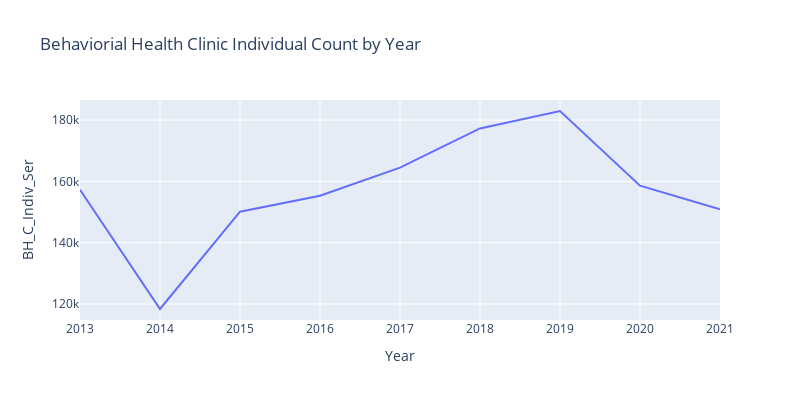

The code cell stored with this chart in its notebook:
### Code cell
# BH_C_Indiv_Ser
df_plot = DA[['Year','BH_C_Indiv_Ser']].groupby(['Year']).sum().reset_index()
fig = px.line(df_plot, x="Year", y="BH_C_Indiv_Ser", title='Behaviorial Health Clinic Individual Count by Year', width=800, height=400)

fig.show()

### Figure 1 — Plotly figure (JSON) as saved in the notebook; plotly's stock layout.template omitted (floating-point values rounded to 4 significant figures)
{"data": [{"hovertemplate": "Year=%{x}<br>BH_C_Indiv_Ser=%{y}<extra></extra>", "legendgroup": "", "line": {"color": "#636efa", "dash": "solid"}, "marker": {"symbol": "circle"}, "mode": "lines", "name": "", "orientation": "v", "showlegend": false, "type": "scatter", "x": [2013, 2014, 2015, 2016, 2017, 2018, 2019, 2020, 2021], "xaxis": "x", "y": [157200.0, 118300.0, 150100.0, 155300.0, 164500.0, 177300.0, 183000.0, 158600.0, 150900.0], "yaxis": "y"}], "layout": {"height": 400, "legend": {"tracegroupgap": 0}, "title": {"text": "Behaviorial Health Clinic Individual Count by Year"}, "width": 800, "xaxis": {"anchor": "y", "domain": [0, 1], "title": {"text": "Year"}}, "yaxis": {"anchor": "x", "domain": [0, 1], "title": {"text": "BH_C_Indiv_Ser"}}}}
